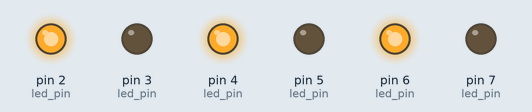
Simulated run of this sketch. Board: Arduino Uno, built with avr-gcc and run on an emulated ATmega328P. On the bench: output pins drawn as LEDs (lit = HIGH). Random numbers use the default seed unless the sketch sets one.

Above: at 0.1 s.
At 5.1 s:
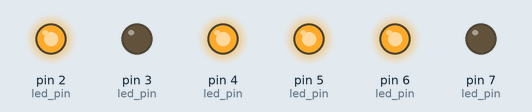
At 10.1 s:
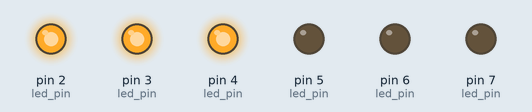
At 15.1 s:
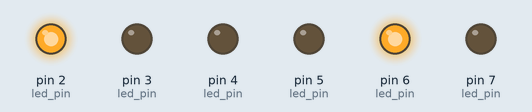
At 25.1 s:
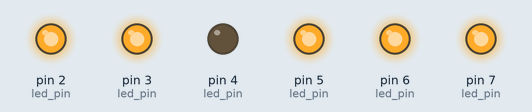
At 35.1 s:
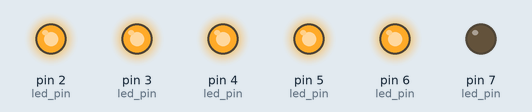
Timing chart, 0 to 36.6 s (numbered marks = the images above):
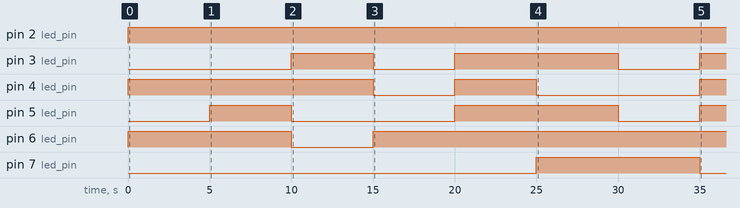

The sketch:

Testing_mode.ino
```cpp
const int led_pin[3][2] = { {2, 3},{4, 5},{6, 7} };
const int dT = 5000;
const int a[3][2] = { {1, 0},{0, 0},{0, 0} };
const int b[3][2] = { {1, 0},{1, 0},{0, 0} };
const int c[3][2] = { {1, 1},{0, 0},{0, 0} };
const int d[3][2] = { {1, 1},{0, 1},{0, 0} };
const int e[3][2] = { {1, 0},{0, 1},{0, 0} };
const int f[3][2] = { {1, 1},{1, 0},{0, 0} };
const int g[3][2] = { {1, 1},{1, 1},{0, 0} };
const int h[3][2] = { {1, 0},{1, 1},{0, 0} };
const int i[3][2] = { {0, 1},{1, 0},{0, 0} };
const int j[3][2] = { {0, 1},{1, 1},{0, 0} };
const int k[3][2] = { {1, 0},{0, 0},{1, 0} };
const int l[3][2] = { {1, 0},{1, 0},{1, 0} };
const int m[3][2] = { {1, 1},{0, 0},{1, 0} };
const int n[3][2] = { {1, 1},{0, 1},{1, 0} };
const int o[3][2] = { {1, 0},{0, 1},{1, 0} };
const int p[3][2] = { {1, 1},{1, 0},{1, 0} };
const int q[3][2] = { {1, 1},{1, 1},{1, 0} };
const int r[3][2] = { {1, 0},{1, 1},{1, 0} };
const int s[3][2] = { {0, 1},{1, 0},{1, 0} };
const int t[3][2] = { {0, 1},{1, 1},{1, 0} };
const int u[3][2] = { {1, 0},{0, 0},{1, 1} };
const int v[3][2] = { {1, 0},{1, 0},{1, 1} };
const int w[3][2] = { {0, 1},{1, 1},{0, 1} };
const int x[3][2] = { {1, 1},{0, 0},{1, 1} };
const int y[3][2] = { {1, 1},{0, 1},{1, 1} };
const int z[3][2] = { {1, 0},{0, 1},{1, 1} };
const int (*const letters[])[2] = { a, b, c, d, e, f, g, h, i, j, k, l, m, n, o, p, q, r, s, t, u, v, w, x, y, z };

void setup() {
  for (int i = 0; i < 3; i++) {
    for (int j = 0; j < 2; j++) {
      pinMode(led_pin[i][j], OUTPUT);
    }
  }
}

void displayLetter(const int (*pattern)[2]) {
  for (int i = 0; i < 3; i++) {
    for (int j = 0; j < 2; j++) {
      digitalWrite(led_pin[i][j], pattern[i][j]);
    }
  }
}

void testingMode() {
  int randomIndex = random(0, 26);  // Generate a random index from 0 to 25
  const int (*pattern)[2] = letters[randomIndex];  // Get the pattern for the randomly selected alphabet
  displayLetter(pattern);
  delay(dT);
}

void loop() {
  testingMode();
}
```

Learning_Mode_V1.cpp
```cpp
const int led_pin[3][2] = { {2, 3},{4, 5},{6, 7} };
const int dT = 5000;
const int a[3][2] = { {1, 0},{0, 0},{0, 0} };
const int b[3][2] = { {1, 0},{1, 0},{0, 0} };
const int c[3][2] = { {1, 1},{0, 0},{0, 0} };

void setup() {
  for (int i = 0; i < 3; i++) {
    for (int j = 0; j < 2; j++) {
      pinMode(led_pin[i][j], OUTPUT);
    }
  }
}

void loop() {
  for (int i = 0; i < 3; i++) {
    for (int j = 0; j < 2; j++) {
      if (a[i][j] == 1) {
        digitalWrite(led_pin[0][j], HIGH);
      }
      else {
        digitalWrite(led_pin[0][j], LOW);
      }
    }
  }

  delay(dT);


  for (int i = 0; i < 3; i++) {
    for (int j = 0; j < 2; j++) {
      if (b[i][j] == 1) {
        digitalWrite(led_pin[1][j], HIGH);
      }
      else {
        digitalWrite(led_pin[1][j], LOW);
      }
    }
  }

  delay(dT);


  for (int i = 0; i < 3; i++) {
    for (int j = 0; j < 2; j++) {
      if (c[i][j] == 1) {
        digitalWrite(led_pin[2][j], HIGH);
      } else {
        digitalWrite(led_pin[2][j], LOW);
      }
    }
  }

  delay(dT);
}
```

Learning_mode_v3.cpp
```cpp
const int led_pin[3][2] = { {2, 3},{4, 5},{6, 7} };
const int dT = 5000;
const int a[3][2] = { {1, 0},{0, 0},{0, 0} };
const int b[3][2] = { {1, 0},{1, 0},{0, 0} };
const int c[3][2] = { {1, 1},{0, 0},{0, 0} };
const int d[3][2] = { {1, 1},{0, 1},{0, 0} };
const int e[3][2] = { {1, 0},{0, 1},{0, 0} };
const int f[3][2] = { {1, 1},{1, 0},{0, 0} };
const int g[3][2] = { {1, 1},{1, 1},{0, 0} };
const int h[3][2] = { {1, 0},{1, 1},{0, 0} };
const int i[3][2] = { {0, 1},{1, 0},{0, 0} };
const int j[3][2] = { {0, 1},{1, 1},{0, 0} };
const int k[3][2] = { {1, 0},{0, 0},{1, 0} };
const int l[3][2] = { {1, 0},{1, 0},{1, 0} };
const int m[3][2] = { {1, 1},{0, 0},{1, 0} };
const int n[3][2] = { {1, 1},{0, 1},{1, 0} };
const int o[3][2] = { {1, 0},{0, 1},{1, 0} };
const int p[3][2] = { {1, 1},{1, 0},{1, 0} };
const int q[3][2] = { {1, 1},{1, 1},{1, 0} };
const int r[3][2] = { {1, 0},{1, 1},{1, 0} };
const int s[3][2] = { {0, 1},{1, 0},{1, 0} };
const int t[3][2] = { {0, 1},{1, 1},{1, 0} };
const int u[3][2] = { {1, 0},{0, 0},{1, 1} };
const int v[3][2] = { {1, 0},{1, 0},{1, 1} };
const int w[3][2] = { {0, 1},{1, 1},{0, 1} };
const int x[3][2] = { {1, 1},{0, 0},{1, 1} };
const int y[3][2] = { {1, 1},{0, 1},{1, 1} };
const int z[3][2] = { {1, 0},{0, 1},{1, 1} };
const int (*const letters[])[2] = { a, b, c, d, e, f, g, h, i, j, k, l, m, n, o, p, q, r, s, t, u, v, w, x, y, z };

void setup() {
  for (int i = 0; i < 3; i++) {
    for (int j = 0; j < 2; j++) {
      pinMode(led_pin[i][j], OUTPUT);
    }
  }
}

void displayLetter(const int (*pattern)[2]) {
  for (int i = 0; i < 3; i++) {
    for (int j = 0; j < 2; j++) {
      digitalWrite(led_pin[i][j], pattern[i][j]);
    }
  }
}

void loop() {
  for (int k = 0; k < 26; k++) {
    displayLetter(letters[k]);
    delay(dT);
  }
}
```

Measured:
- by itself, pin 2 (led_pin): LOW → HIGH at 0.00 s
- by itself, pin 3 (led_pin): goes HIGH 5.0 s, LOW 5.0 s, HIGH 10.0 s, LOW 5.0 s, then HIGH
- by itself, pin 4 (led_pin): goes HIGH 15.0 s, LOW 5.0 s, HIGH 5.0 s, LOW 10.0 s, then HIGH
- by itself, pin 5 (led_pin): goes HIGH 5.0 s, LOW 10.0 s, HIGH 10.0 s, LOW 5.0 s, then HIGH
- by itself, pin 6 (led_pin): LOW → HIGH at 0.00 s, → LOW 10.0 s later, → HIGH 5.0 s later
- by itself, pin 7 (led_pin): LOW → HIGH at 25.0 s, → LOW 10.0 s later
